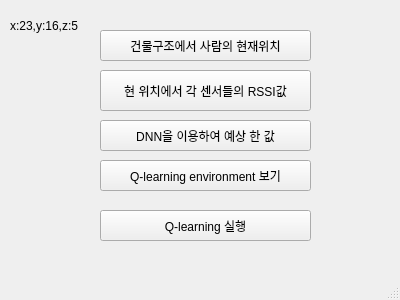
<?xml version="1.0" encoding="UTF-8"?>
<ui version="4.0">
 <class>MainWindow</class>
 <widget class="QMainWindow" name="MainWindow">
  <property name="geometry">
   <rect>
    <x>0</x>
    <y>0</y>
    <width>400</width>
    <height>300</height>
   </rect>
  </property>
  <property name="windowTitle">
   <string>MainWindow</string>
  </property>
  <widget class="QWidget" name="centralwidget">
   <widget class="QPushButton" name="btn4">
    <property name="geometry">
     <rect>
      <x>100</x>
      <y>210</y>
      <width>211</width>
      <height>31</height>
     </rect>
    </property>
    <property name="text">
     <string>Q-learning 실행</string>
    </property>
   </widget>
   <widget class="QPushButton" name="btn1">
    <property name="geometry">
     <rect>
      <x>100</x>
      <y>70</y>
      <width>211</width>
      <height>41</height>
     </rect>
    </property>
    <property name="text">
     <string>현 위치에서 각 센서들의 RSSI값</string>
    </property>
   </widget>
   <widget class="QPushButton" name="btn3">
    <property name="geometry">
     <rect>
      <x>100</x>
      <y>160</y>
      <width>211</width>
      <height>31</height>
     </rect>
    </property>
    <property name="text">
     <string>Q-learning environment 보기</string>
    </property>
   </widget>
   <widget class="QLabel" name="label">
    <property name="geometry">
     <rect>
      <x>10</x>
      <y>15</y>
      <width>81</width>
      <height>21</height>
     </rect>
    </property>
    <property name="text">
     <string>x:23,y:16,z:5</string>
    </property>
   </widget>
   <widget class="QPushButton" name="btn2">
    <property name="geometry">
     <rect>
      <x>100</x>
      <y>120</y>
      <width>211</width>
      <height>31</height>
     </rect>
    </property>
    <property name="text">
     <string>DNN을 이용하여 예상 한 값</string>
    </property>
   </widget>
   <widget class="QPushButton" name="btn5">
    <property name="geometry">
     <rect>
      <x>100</x>
      <y>30</y>
      <width>211</width>
      <height>31</height>
     </rect>
    </property>
    <property name="text">
     <string>건물구조에서 사람의 현재위치</string>
    </property>
   </widget>
  </widget>
  <widget class="QMenuBar" name="menubar">
   <property name="geometry">
    <rect>
     <x>0</x>
     <y>0</y>
     <width>400</width>
     <height>21</height>
    </rect>
   </property>
  </widget>
  <widget class="QStatusBar" name="statusbar"/>
 </widget>
 <resources/>
 <connections/>
</ui>
